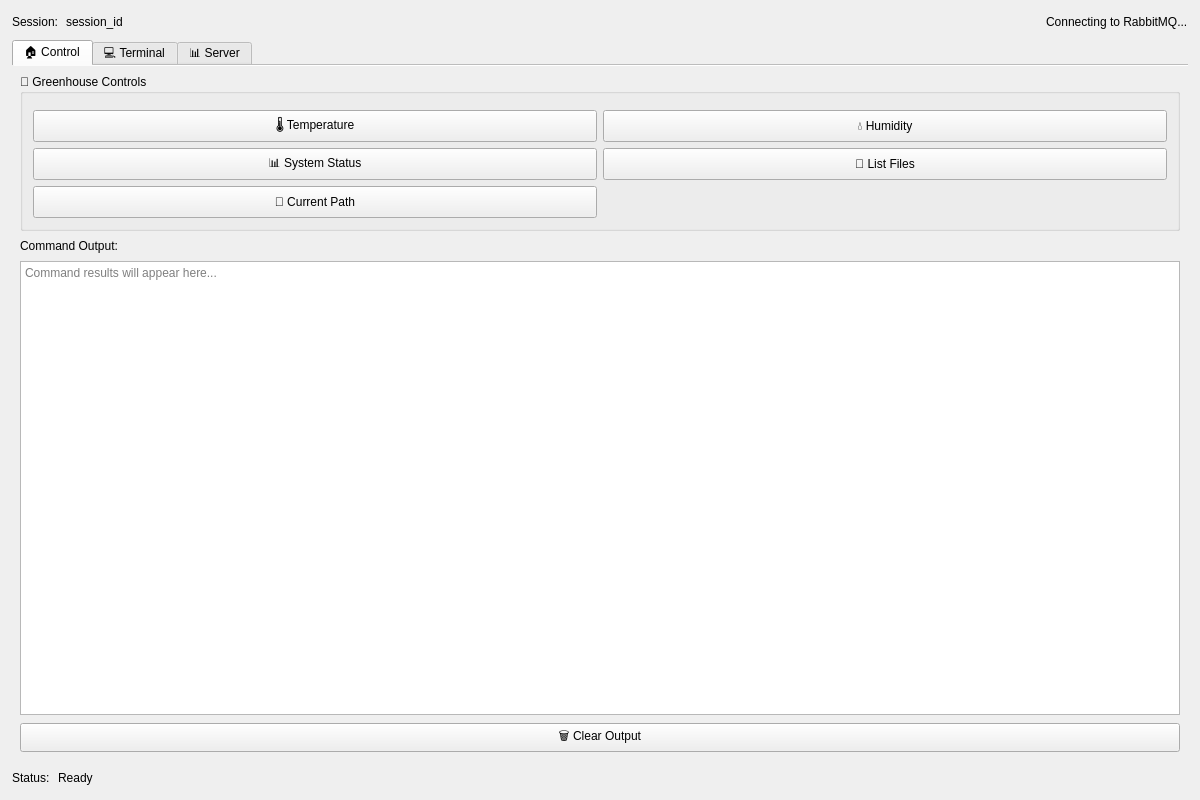
<?xml version="1.0" encoding="UTF-8"?>
<ui version="4.0">
 <class>MainWindow</class>
 <widget class="QMainWindow" name="MainWindow">
  <property name="geometry">
   <rect>
    <x>0</x>
    <y>0</y>
    <width>1200</width>
    <height>800</height>
   </rect>
  </property>
  <property name="windowTitle">
   <string>🌿 Greenhouse Automation Control System</string>
  </property>
  <widget class="QWidget" name="centralwidget">
   <layout class="QVBoxLayout" name="verticalLayout">
    <property name="spacing">
     <number>8</number>
    </property>
    <property name="leftMargin">
     <number>12</number>
    </property>
    <property name="topMargin">
     <number>12</number>
    </property>
    <property name="rightMargin">
     <number>12</number>
    </property>
    <property name="bottomMargin">
     <number>12</number>
    </property>
    <item>
     <layout class="QHBoxLayout" name="sessionLayout">
      <item>
       <widget class="QLabel" name="sessionTitleLabel">
        <property name="text">
         <string>Session:</string>
        </property>
       </widget>
      </item>
      <item>
       <widget class="QLabel" name="sessionLabel">
        <property name="toolTip">
         <string>Full Session ID: session_id_placeholder</string>
        </property>
        <property name="text">
         <string>session_id</string>
        </property>
       </widget>
      </item>
      <item>
       <spacer name="horizontalSpacer">
        <property name="orientation">
         <enum>Qt::Horizontal</enum>
        </property>
        <property name="sizeHint" stdset="0">
         <size>
          <width>40</width>
          <height>20</height>
         </size>
        </property>
       </spacer>
      </item>
      <item>
       <widget class="QLabel" name="connectionStatus">
        <property name="text">
         <string>Connecting to RabbitMQ...</string>
        </property>
       </widget>
      </item>
     </layout>
    </item>
    <item>
     <widget class="QTabWidget" name="tabWidget">
      <property name="currentIndex">
       <number>0</number>
      </property>
      <property name="documentMode">
       <bool>true</bool>
      </property>
      <widget class="QWidget" name="userTab">
       <attribute name="title">
        <string>🏠 Control</string>
       </attribute>
       <layout class="QVBoxLayout" name="verticalLayout_2">
        <property name="spacing">
         <number>8</number>
        </property>
        <property name="leftMargin">
         <number>8</number>
        </property>
        <property name="topMargin">
         <number>8</number>
        </property>
        <property name="rightMargin">
         <number>8</number>
        </property>
        <property name="bottomMargin">
         <number>8</number>
        </property>
        <item>
         <widget class="QGroupBox" name="controlGroup">
          <property name="title">
           <string>🌱 Greenhouse Controls</string>
          </property>
          <layout class="QGridLayout" name="gridLayout">
           <property name="leftMargin">
            <number>10</number>
           </property>
           <property name="topMargin">
            <number>16</number>
           </property>
           <property name="rightMargin">
            <number>10</number>
           </property>
           <property name="bottomMargin">
            <number>10</number>
           </property>
           <property name="spacing">
            <number>6</number>
           </property>
           <item row="0" column="0">
            <widget class="QPushButton" name="tempButton">
             <property name="minimumSize">
              <size>
               <width>0</width>
               <height>32</height>
              </size>
             </property>
             <property name="text">
              <string>🌡️ Temperature</string>
             </property>
            </widget>
           </item>
           <item row="0" column="1">
            <widget class="QPushButton" name="humidityButton">
             <property name="minimumSize">
              <size>
               <width>0</width>
               <height>32</height>
              </size>
             </property>
             <property name="text">
              <string>💧 Humidity</string>
             </property>
            </widget>
           </item>
           <item row="1" column="0">
            <widget class="QPushButton" name="statusButton">
             <property name="minimumSize">
              <size>
               <width>0</width>
               <height>32</height>
              </size>
             </property>
             <property name="text">
              <string>📊 System Status</string>
             </property>
            </widget>
           </item>
           <item row="1" column="1">
            <widget class="QPushButton" name="listFilesButton">
             <property name="minimumSize">
              <size>
               <width>0</width>
               <height>32</height>
              </size>
             </property>
             <property name="text">
              <string>📁 List Files</string>
             </property>
            </widget>
           </item>
           <item row="2" column="0">
            <widget class="QPushButton" name="pathButton">
             <property name="minimumSize">
              <size>
               <width>0</width>
               <height>32</height>
              </size>
             </property>
             <property name="text">
              <string>📂 Current Path</string>
             </property>
            </widget>
           </item>
          </layout>
         </widget>
        </item>
        <item>
         <widget class="QLabel" name="userOutputLabel">
          <property name="text">
           <string>Command Output:</string>
          </property>
         </widget>
        </item>
        <item>
         <widget class="QTextEdit" name="userOutput">
          <property name="minimumSize">
           <size>
            <width>0</width>
            <height>300</height>
           </size>
          </property>
          <property name="readOnly">
           <bool>true</bool>
          </property>
          <property name="placeholderText">
           <string>Command results will appear here...</string>
          </property>
         </widget>
        </item>
        <item>
         <widget class="QPushButton" name="clearUserButton">
          <property name="minimumSize">
           <size>
            <width>0</width>
            <height>28</height>
           </size>
          </property>
          <property name="text">
           <string>🗑️ Clear Output</string>
          </property>
         </widget>
        </item>
       </layout>
      </widget>
      <widget class="QWidget" name="devTab">
       <attribute name="title">
        <string>💻 Terminal</string>
       </attribute>
       <layout class="QVBoxLayout" name="verticalLayout_3">
        <property name="spacing">
         <number>8</number>
        </property>
        <property name="leftMargin">
         <number>8</number>
        </property>
        <property name="topMargin">
         <number>8</number>
        </property>
        <property name="rightMargin">
         <number>8</number>
        </property>
        <property name="bottomMargin">
         <number>8</number>
        </property>
        <item>
         <layout class="QHBoxLayout" name="pathLayout">
          <item>
           <widget class="QLabel" name="pathTitleLabel">
            <property name="text">
             <string>Current Path:</string>
            </property>
           </widget>
          </item>
          <item>
           <widget class="QLabel" name="pathLabel">
            <property name="text">
             <string>/</string>
            </property>
           </widget>
          </item>
          <item>
           <spacer name="horizontalSpacer_2">
            <property name="orientation">
             <enum>Qt::Horizontal</enum>
            </property>
            <property name="sizeHint" stdset="0">
             <size>
              <width>40</width>
              <height>20</height>
             </size>
            </property>
           </spacer>
          </item>
         </layout>
        </item>
        <item>
         <layout class="QHBoxLayout" name="quickCommandsLayout">
          <item>
           <widget class="QLabel" name="quickCommandsLabel">
            <property name="text">
             <string>Quick Commands:</string>
            </property>
           </widget>
          </item>
          <item>
           <widget class="QPushButton" name="lsButton">
            <property name="minimumSize">
             <size>
              <width>0</width>
              <height>28</height>
             </size>
            </property>
            <property name="text">
             <string>📁 ls</string>
            </property>
           </widget>
          </item>
          <item>
           <widget class="QPushButton" name="pwdButton">
            <property name="minimumSize">
             <size>
              <width>0</width>
              <height>28</height>
             </size>
            </property>
            <property name="text">
             <string>📂 pwd</string>
            </property>
           </widget>
          </item>
          <item>
           <widget class="QPushButton" name="dfButton">
            <property name="minimumSize">
             <size>
              <width>0</width>
              <height>28</height>
             </size>
            </property>
            <property name="text">
             <string>💾 df</string>
            </property>
           </widget>
          </item>
          <item>
           <widget class="QPushButton" name="psButton">
            <property name="minimumSize">
             <size>
              <width>0</width>
              <height>28</height>
             </size>
            </property>
            <property name="text">
             <string>🔍 ps</string>
            </property>
           </widget>
          </item>
          <item>
           <spacer name="horizontalSpacer_3">
            <property name="orientation">
             <enum>Qt::Horizontal</enum>
            </property>
            <property name="sizeHint" stdset="0">
             <size>
              <width>40</width>
              <height>20</height>
             </size>
            </property>
           </spacer>
          </item>
         </layout>
        </item>
        <item>
         <layout class="QHBoxLayout" name="commandInputLayout">
          <item>
           <widget class="QLineEdit" name="commandInput">
            <property name="minimumSize">
             <size>
              <width>0</width>
              <height>30</height>
             </size>
            </property>
            <property name="placeholderText">
             <string>Enter shell command...</string>
            </property>
           </widget>
          </item>
          <item>
           <widget class="QPushButton" name="sendButton">
            <property name="minimumSize">
             <size>
              <width>0</width>
              <height>30</height>
             </size>
            </property>
            <property name="text">
             <string>🚀 Send</string>
            </property>
           </widget>
          </item>
          <item>
           <widget class="QPushButton" name="cancelButton">
            <property name="minimumSize">
             <size>
              <width>0</width>
              <height>30</height>
             </size>
            </property>
            <property name="text">
             <string>❌ Cancel</string>
            </property>
           </widget>
          </item>
         </layout>
        </item>
        <item>
         <widget class="QLabel" name="devOutputLabel">
          <property name="text">
           <string>Terminal Output:</string>
          </property>
         </widget>
        </item>
        <item>
         <widget class="QTextEdit" name="devOutput">
          <property name="minimumSize">
           <size>
            <width>0</width>
            <height>300</height>
           </size>
          </property>
          <property name="readOnly">
           <bool>true</bool>
          </property>
          <property name="placeholderText">
           <string>Terminal output will appear here...</string>
          </property>
         </widget>
        </item>
        <item>
         <widget class="QPushButton" name="clearDevButton">
          <property name="minimumSize">
           <size>
            <width>0</width>
            <height>28</height>
           </size>
          </property>
          <property name="text">
           <string>🗑️ Clear Output</string>
          </property>
         </widget>
        </item>
       </layout>
      </widget>
      <widget class="QWidget" name="serverTab">
       <attribute name="title">
        <string>📊 Server</string>
       </attribute>
       <layout class="QVBoxLayout" name="verticalLayout_4">
        <property name="spacing">
         <number>12</number>
        </property>
        <property name="leftMargin">
         <number>12</number>
        </property>
        <property name="topMargin">
         <number>12</number>
        </property>
        <property name="rightMargin">
         <number>12</number>
        </property>
        <property name="bottomMargin">
         <number>12</number>
        </property>
        <item>
         <widget class="QGroupBox" name="serverGroup">
          <property name="title">
           <string>🖥️ Server Monitoring &amp; Management</string>
          </property>
          <layout class="QGridLayout" name="gridLayout_2">
           <property name="leftMargin">
            <number>12</number>
           </property>
           <property name="topMargin">
            <number>20</number>
           </property>
           <property name="rightMargin">
            <number>12</number>
           </property>
           <property name="bottomMargin">
            <number>12</number>
           </property>
           <property name="spacing">
            <number>8</number>
           </property>
           <item row="0" column="0">
            <widget class="QPushButton" name="healthButton">
             <property name="text">
              <string>❤️ Check Health</string>
             </property>
            </widget>
           </item>
           <item row="0" column="1">
            <widget class="QPushButton" name="statsButton">
             <property name="text">
              <string>📈 View Statistics</string>
             </property>
            </widget>
           </item>
           <item row="0" column="2">
            <widget class="QPushButton" name="sessionsButton">
             <property name="text">
              <string>👥 List Sessions</string>
             </property>
            </widget>
           </item>
           <item row="1" column="0">
            <widget class="QPushButton" name="cacheKeysButton">
             <property name="text">
              <string>🔑 List Cache Keys</string>
             </property>
            </widget>
           </item>
           <item row="1" column="1">
            <widget class="QPushButton" name="clearCacheButton">
             <property name="text">
              <string>🧹 Clear All Cache</string>
             </property>
            </widget>
           </item>
           <item row="1" column="2">
            <widget class="QPushButton" name="queuesButton">
             <property name="text">
              <string>📨 Check Queues</string>
             </property>
            </widget>
           </item>
           <item row="2" column="0">
            <widget class="QPushButton" name="testCommandButton">
             <property name="text">
              <string>⚡ Test Command</string>
             </property>
            </widget>
           </item>
           <item row="2" column="1">
            <widget class="QPushButton" name="refreshButton">
             <property name="text">
              <string>🔄 Refresh All</string>
             </property>
            </widget>
           </item>
           <item row="2" column="2">
            <widget class="QPushButton" name="logFilesButton">
             <property name="text">
              <string>📋 List Log Files</string>
             </property>
            </widget>
           </item>
           <item row="3" column="0">
            <widget class="QPushButton" name="viewLogButton">
             <property name="text">
              <string>📖 View Session Log</string>
             </property>
            </widget>
           </item>
          </layout>
         </widget>
        </item>
        <item>
         <layout class="QHBoxLayout" name="logSelectionLayout">
          <item>
           <widget class="QLabel" name="sessionLogLabel">
            <property name="text">
             <string>Session ID:</string>
            </property>
           </widget>
          </item>
          <item>
           <widget class="QLineEdit" name="sessionLogInput">
            <property name="placeholderText">
             <string>Enter session ID to view log...</string>
            </property>
           </widget>
          </item>
          <item>
           <spacer name="horizontalSpacer_4">
            <property name="orientation">
             <enum>Qt::Horizontal</enum>
            </property>
            <property name="sizeHint" stdset="0">
             <size>
              <width>40</width>
              <height>20</height>
             </size>
            </property>
           </spacer>
          </item>
         </layout>
        </item>
        <item>
         <widget class="QGroupBox" name="infoGroup">
          <property name="title">
           <string>📊 Server Information</string>
          </property>
          <layout class="QVBoxLayout" name="verticalLayout_5">
           <item>
            <widget class="QTextEdit" name="serverInfo">
             <property name="readOnly">
              <bool>true</bool>
             </property>
             <property name="placeholderText">
              <string>Server information will appear here...</string>
             </property>
            </widget>
           </item>
           <item>
            <layout class="QHBoxLayout" name="refreshLayout">
             <item>
              <widget class="QCheckBox" name="autoRefresh">
               <property name="text">
                <string>🔄 Auto-refresh every 10 seconds</string>
               </property>
              </widget>
             </item>
             <item>
              <spacer name="horizontalSpacer_5">
               <property name="orientation">
                <enum>Qt::Horizontal</enum>
               </property>
               <property name="sizeHint" stdset="0">
                <size>
                 <width>40</width>
                 <height>20</height>
                </size>
               </property>
              </spacer>
             </item>
             <item>
              <widget class="QPushButton" name="clearServerButton">
               <property name="text">
                <string>🗑️ Clear Output</string>
               </property>
              </widget>
             </item>
            </layout>
           </item>
          </layout>
         </widget>
        </item>
       </layout>
      </widget>
     </widget>
    </item>
    <item>
     <layout class="QHBoxLayout" name="statusLayout">
      <item>
       <widget class="QLabel" name="statusTitleLabel">
        <property name="text">
         <string>Status:</string>
        </property>
       </widget>
      </item>
      <item>
       <widget class="QLabel" name="statusLabel">
        <property name="text">
         <string>Ready</string>
        </property>
       </widget>
      </item>
      <item>
       <spacer name="horizontalSpacer_6">
        <property name="orientation">
         <enum>Qt::Horizontal</enum>
        </property>
        <property name="sizeHint" stdset="0">
         <size>
          <width>40</width>
          <height>20</height>
         </size>
        </property>
       </spacer>
      </item>
     </layout>
    </item>
   </layout>
  </widget>
 </widget>
 <resources/>
 <connections>
  <connection>
   <sender>clearUserButton</sender>
   <signal>clicked()</signal>
   <receiver>userOutput</receiver>
   <slot>clear()</slot>
   <hints>
    <hint type="sourcelabel">
     <x>358</x>
     <y>525</y>
    </hint>
    <hint type="destinationlabel">
     <x>358</x>
     <y>424</y>
    </hint>
   </hints>
  </connection>
  <connection>
   <sender>clearDevButton</sender>
   <signal>clicked()</signal>
   <receiver>devOutput</receiver>
   <slot>clear()</slot>
   <hints>
    <hint type="sourcelabel">
     <x>358</x>
     <y>525</y>
    </hint>
    <hint type="destinationlabel">
     <x>358</x>
     <y>424</y>
    </hint>
   </hints>
  </connection>
  <connection>
   <sender>clearServerButton</sender>
   <signal>clicked()</signal>
   <receiver>serverInfo</receiver>
   <slot>clear()</slot>
   <hints>
    <hint type="sourcelabel">
     <x>358</x>
     <y>525</y>
    </hint>
    <hint type="destinationlabel">
     <x>358</x>
     <y>424</y>
    </hint>
   </hints>
  </connection>
 </connections>
</ui>
